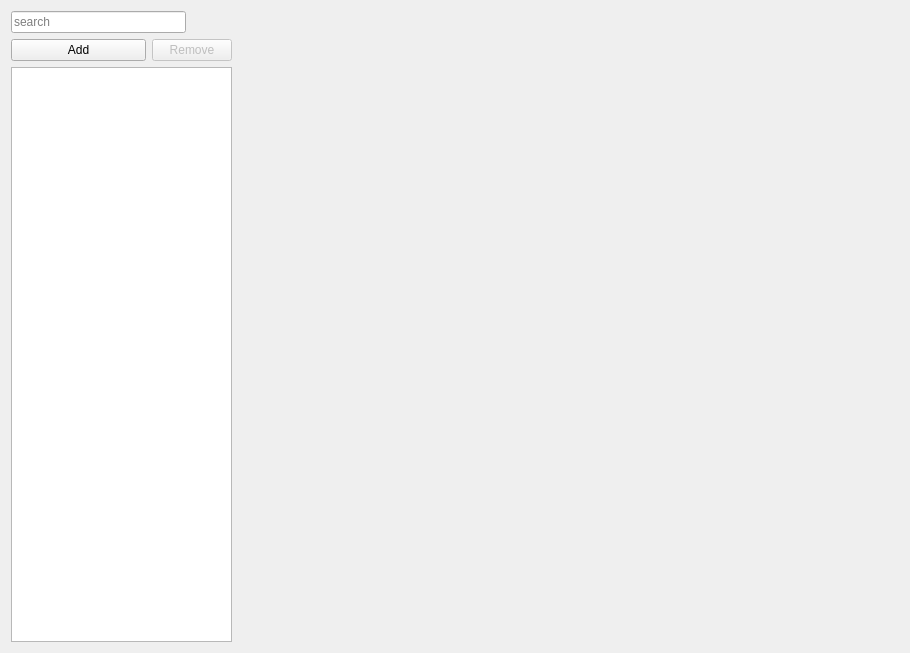
<?xml version="1.0" encoding="UTF-8"?>
<ui version="4.0">
 <class>A2ItemEditor</class>
 <widget class="QWidget" name="A2ItemEditor">
  <property name="geometry">
   <rect>
    <x>0</x>
    <y>0</y>
    <width>910</width>
    <height>653</height>
   </rect>
  </property>
  <property name="sizePolicy">
   <sizepolicy hsizetype="Preferred" vsizetype="MinimumExpanding">
    <horstretch>0</horstretch>
    <verstretch>0</verstretch>
   </sizepolicy>
  </property>
  <property name="windowTitle">
   <string>Form</string>
  </property>
  <layout class="QHBoxLayout" name="item_editor_layout" stretch="1,3">
   <item>
    <layout class="QVBoxLayout" name="list_layout">
     <item>
      <layout class="QHBoxLayout" name="search_field_layout">
       <item>
        <widget class="QLineEdit" name="search_field">
         <property name="placeholderText">
          <string>search</string>
         </property>
        </widget>
       </item>
       <item>
        <widget class="QPushButton" name="a2search_x_button">
         <property name="text">
          <string/>
         </property>
         <property name="flat">
          <bool>true</bool>
         </property>
        </widget>
       </item>
      </layout>
     </item>
     <item>
      <layout class="QHBoxLayout" name="buttons_layout" stretch="1,0">
       <item>
        <widget class="QPushButton" name="a2item_editor_add_button">
         <property name="text">
          <string>Add</string>
         </property>
        </widget>
       </item>
       <item>
        <widget class="QPushButton" name="a2item_editor_remove_button">
         <property name="enabled">
          <bool>false</bool>
         </property>
         <property name="text">
          <string>Remove</string>
         </property>
        </widget>
       </item>
      </layout>
     </item>
     <item>
      <widget class="A2List" name="item_list">
       <property name="sizePolicy">
        <sizepolicy hsizetype="Expanding" vsizetype="MinimumExpanding">
         <horstretch>0</horstretch>
         <verstretch>0</verstretch>
        </sizepolicy>
       </property>
       <property name="alternatingRowColors">
        <bool>true</bool>
       </property>
      </widget>
     </item>
    </layout>
   </item>
   <item>
    <widget class="QWidget" name="config_widget" native="true">
     <property name="enabled">
      <bool>false</bool>
     </property>
    </widget>
   </item>
  </layout>
 </widget>
 <customwidgets>
  <customwidget>
   <class>A2List</class>
   <extends>QListWidget</extends>
   <header>a2widget.a2list</header>
  </customwidget>
 </customwidgets>
 <resources/>
 <connections/>
</ui>
